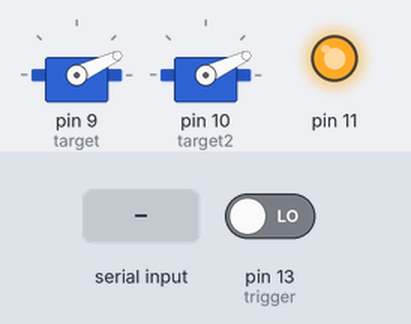
This sketch was run on a simulated Arduino Uno, built with avr-gcc and run on an emulated ATmega328P. On the bench: 2 × servo, output pins drawn as LEDs (lit = HIGH). The test bench sets the inputs (shaded band); at power-on: pin 13 (trigger) LOW.

Above: at 1.2 s.
1.3 s: pin 13 (trigger) driven HIGH
At 1.46 s:
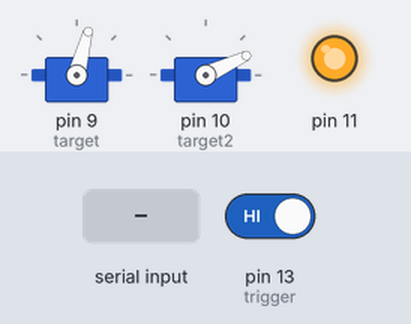
4.3 s: "H" received over Serial
At 4.81 s:
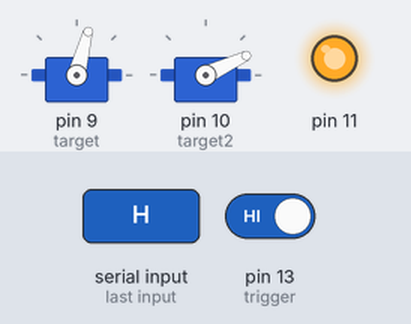
7.3 s: "h" received over Serial
10.3 s: "D" received over Serial
At 10.86 s:
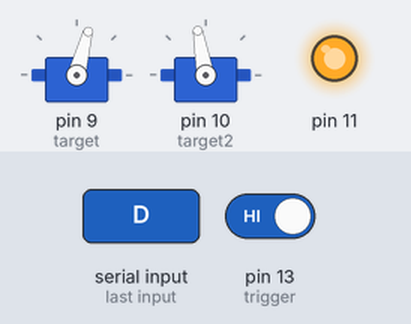
13.3 s: "h" received over Serial
16.3 s: "d" received over Serial
At 16.67 s:
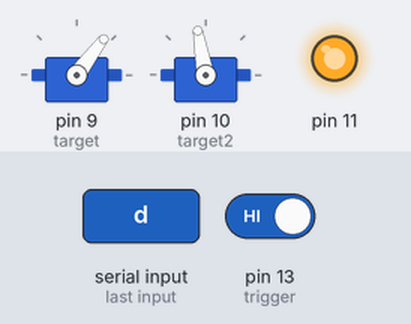
Timing chart, 0 to 20.3 s (numbered marks = the images above; inputs shaded):
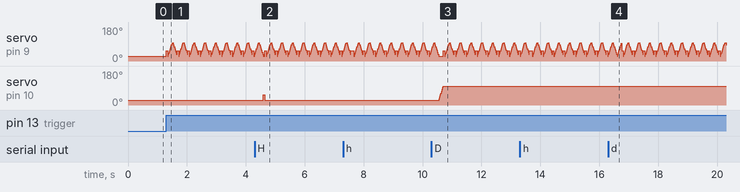

Measured:
- after the input at 4.3 s, servo on pin 10 (target2): 25° → 55° after 0.29 s, → 25° 0.05 s later
- after the input at 10.3 s, servo on pin 10 (target2): 25° → 100° after 0.26 s

The sketch:

TargetAnimation.ino
```cpp
#include <Servo.h>

Servo target;
Servo target2;

int trigger = 13;
int idlepos = 25;
int downpos = 100;

void setup()
{
  target.attach(9);  // attaches the servo on pin 9 to the servo object
  target.write(idlepos);

  target2.attach(10);  // attaches the servo on pin 9 to the servo object
  target2.write(idlepos);

  // trigger pin
  pinMode(trigger, INPUT);
  digitalWrite(trigger, LOW); // pull down

  // serial command interface
  Serial.begin(9600);

  pinMode(11, OUTPUT);
  digitalWrite(11, HIGH); // pull down
}

void hit(Servo& myservo)
{
    myservo.write(idlepos + 30);
    delay(50);
    myservo.write(idlepos);
}

void up(Servo& servo)
{
  for(int i = servo.read(); i >= idlepos; i--)
  {
    servo.write(i);
    delay(2);
  }
}

void down(Servo& servo)
{
  for(int i = servo.read(); i <= downpos; i++)
  {
    servo.write(i);
    delay(2);
  }
}


void loop()
{
  if(digitalRead(trigger))
  {
    hit(target);
    down(target);
    up(target);
  }

  if(Serial.available())
  {
    byte input = Serial.read();
    switch(input)
    {
      case 'h':
        hit(target);
      break;

      case 'd':
        down(target);
      break;

      case 'u':
        up(target);
      break;

      case 'H':
        hit(target2);
      break;

      case 'D':
        down(target2);
      break;

      case 'U':
        up(target2);
      break;

      default:
      break;
    }
  }
}
```
